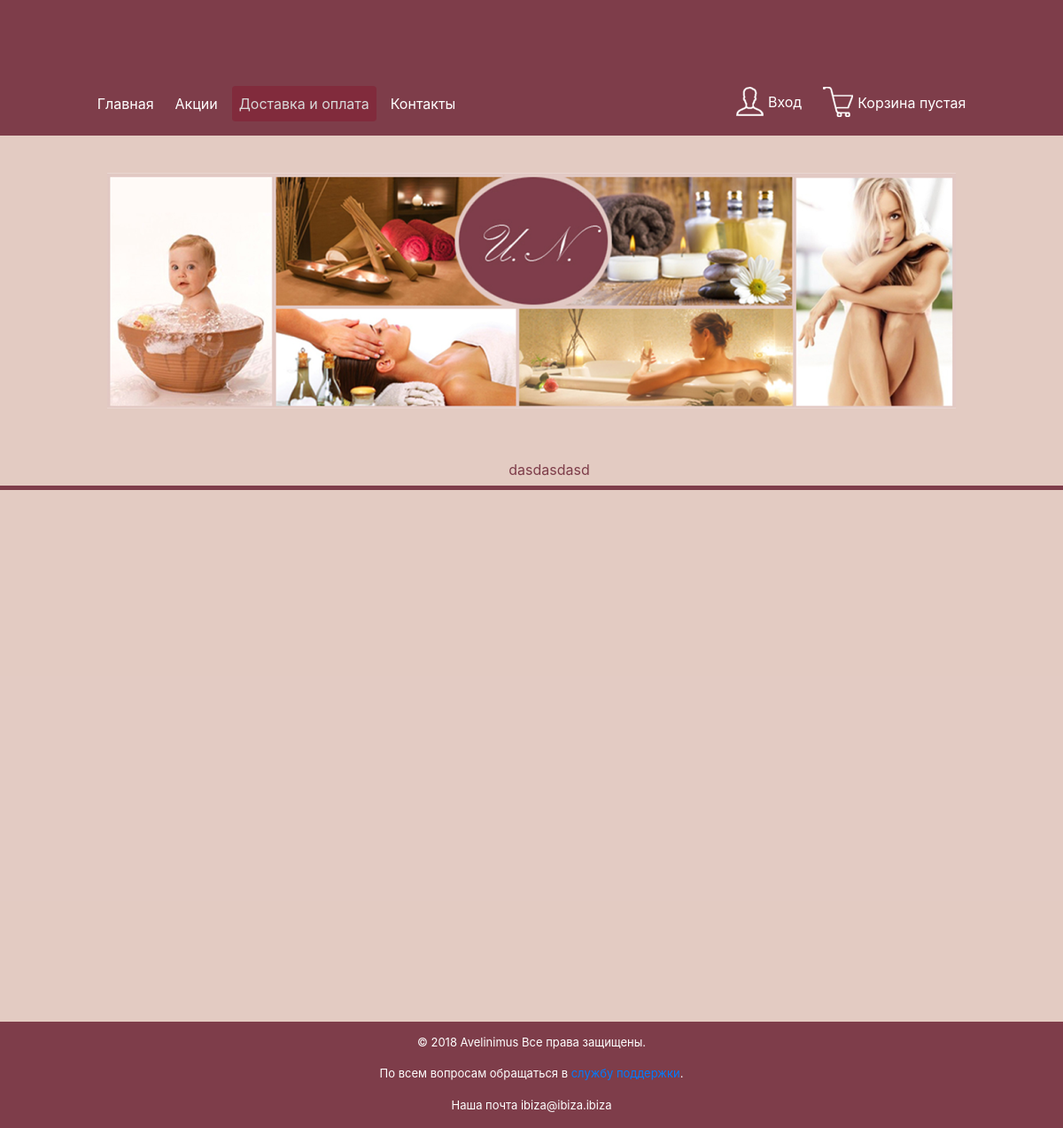
The page /ru/payment/ on the database as committed earlier.
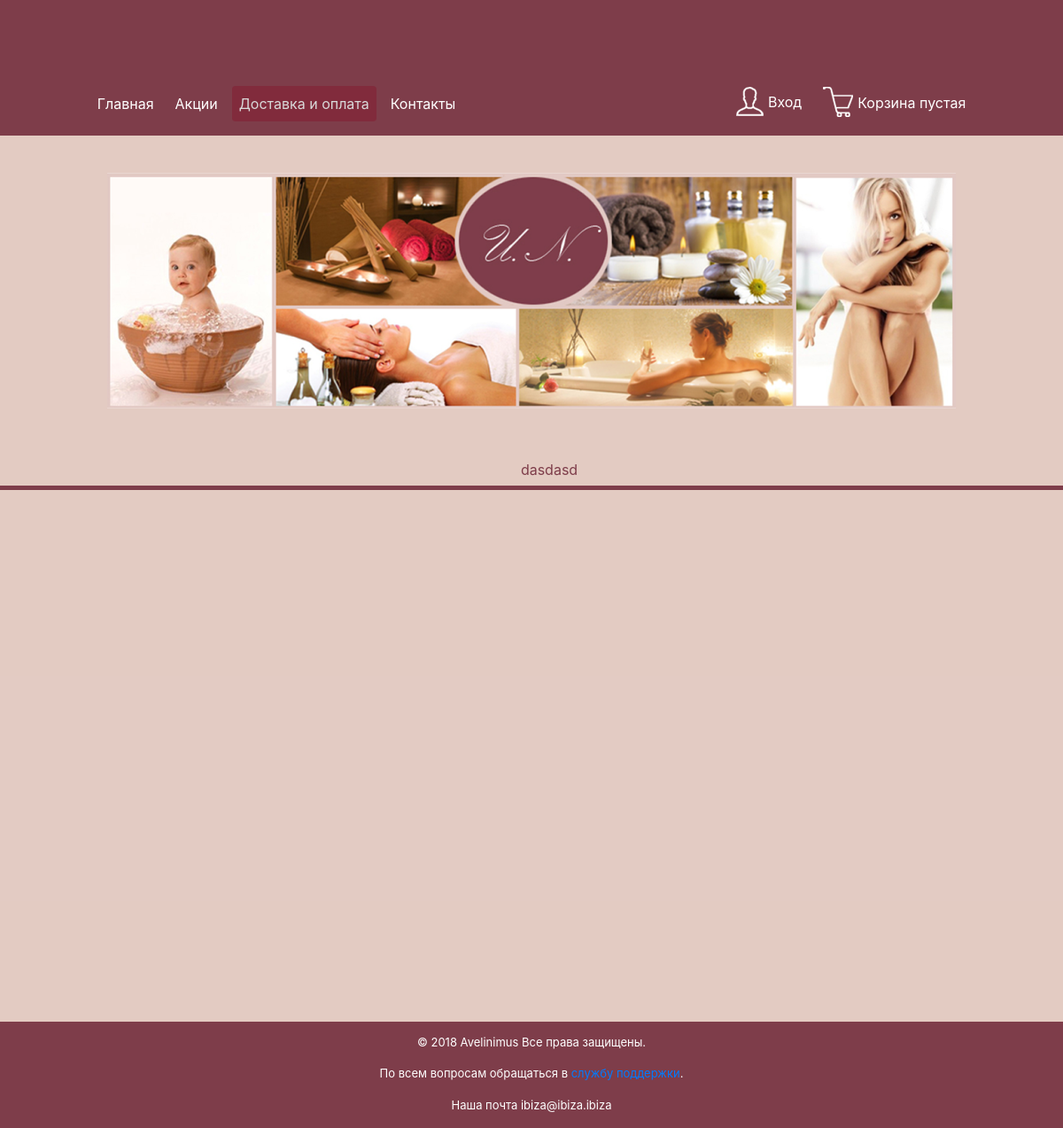
The same page on the database as committed later.
### ru/models.py (models this page shows, shortened)
class Category(models.Model):
    class Meta:
        ordering = ['name']
        verbose_name = 'Категория'
        verbose_name_plural = 'Категории'
    name = models.CharField(max_length=100, db_index=True, verbose_name="Категория")
    slug = models.SlugField(max_length=200, db_index=True,
                            unique=True, help_text='Нужно использовать для создания "хороших" URL-ов')
    available = models.BooleanField(default=True, verbose_name="Отображать")
    def get_absolute_url(self):
        return reverse('ru:category_detail', args={self.slug})

### ru/views.py (the view)
# urls.py: path('payment/', views.payment, name='payment'),
def payment(request):
    category_list = Category.objects.all()
    products_list = Products.objects.all()
    return render(request, 'ru/payment.html', {
        'category_list': category_list,
        'products_list': products_list,
    })

### ru/cart.py (called while the page is built)
    def __len__(self):
        return sum(item['quantity'] for item in self.cart.values())

### ru/context_processors.py (called while the page is built)
def cart(request):
    return {'cart': Cart(request)}

### templates/ru/payment.html (shortened to what this page needs)
{% extends 'ru/base.html' %}
    {% load static %}
    {% block top_menu %}
            <div class="top-menu">
                <ul class="navbar-nav mr-auto">
                    <li class="nav-item">
                        <a class="nav-link" href="{% url "ru:category_list" %}">Главная</a>
                    </li>
                    <li class="nav-item">
                        <a class="nav-link" href="{% url "ru:shares_list" %}">Акции</a>
                    </li>
                    <li class="nav-item active">
                        <a class="nav-link" href="{% url "ru:payment" %}">Доставка и оплата</a>
                    </li>
                    <li class="nav-item">
                        <a class="nav-link" href="{% url "ru:contact" %}">Контакты</a>
                    </li>
                </ul>
            </div>
    {% endblock %}

### templates/ru/base.html (shortened to what this page needs)
<!DOCTYPE html>
<html lang="en">
<head>
    {% load static %}
    {% load account %}
    <link rel="stylesheet" href = "{% static 'css/styles.css' %}">
    <link rel="stylesheet" href = "{% static 'css/bootstrap_menu.css' %}">
    <link rel="stylesheet" href="https://maxcdn.bootstrapcdn.com/bootstrap/4.0.0/css/bootstrap.min.css">
</head>
<body>
<div class='container-fluid container-fluid-reformat'>
    <div class="row block_01">
        <nav class="navbar navbar-expand-lg custom-toggler" style="width: 100%;">
            <br>
            <div class="collapse navbar-collapse" id="navbarSupportedContent" align="center" style="margin: 7% 7% auto">
                {% block top_menu %}{% endblock %}
                <div class="top-menu" style="margin: 0 0 0 auto;">
                    <ul class="navbar-nav mr-auto">
                        {% if not user.is_active %}
                            <li class="nav-item">
                                <a class="nav-link" href="{% url 'account_login' %}"><img src="{% static 'ru/images/login.png' %}" style="margin-right: 5px;margin-bottom: 5px">Вход</a>
                            </li>
                        {% else %}
                            <li class="nav-item">
                                <a class="nav-link" href="{% url 'ru:my_room' %}"><img src="{% static 'ru/images/login.png' %}" style="margin-right: 5px;margin-bottom: 5px">Моя комната</a>
                            </li>
                        {% endif %}
                        <li class="nav-item">
                            <a class="nav-link" href="{% url 'ru:cart_detail' %}"><img src="{% static 'ru/images/card.png' %}" style="margin-right: 5px; margin-bottom: 5px">Корзина
                            {% with total_items=cart|length %}
                                {% if cart|length > 0 %}
                                    на {{ cart.get_total_price_with_discount }} грн.
                                {% else %}
                                    пустая
                                {% endif %}
                            {% endwith %}
                            </a>
                        </li>
                    </ul>
                </div>
            </div>
        </nav>
    </div>
    <div class="row block_02">
        <div class="col-12"><a href="{% url "ru:category_list" %}"><img src="{% static 'ru/images/main_img.png' %}" align="center"></a>
        </div>
        <div class="col-12 categories" style="padding-top: 15px;">
            <ul>
                {% for category in category_list %}
                    {% if category.available %}
                        {% if category.rel_category.count %}
                            <li>
                                <a href="{{ category.get_absolute_url }}">{{ category.name }}</a>
                            </li>
                        {% endif %}
                    {% endif %}
                {% endfor %}
            </ul>
        </div>
    </div>
    <div class="row block_03">
    </div>
    <div class="row block_04">
        <div class="col-12 footer_reformat">
            <p>© 2018 Avelinimus Все права защищены.</p>
            <p>По всем вопросам обращаться в<a href="{% url 'ru:support' %}"> службу поддержки</a>.</p>
            <p>Наша почта ibiza@ibiza.ibiza</p>
      </div>
    </div>
</body>
</html>

Rows that differ between the two databases and show on the page:
removed Category: name "dasdasdasd"
added Category: name "dasdasd"
